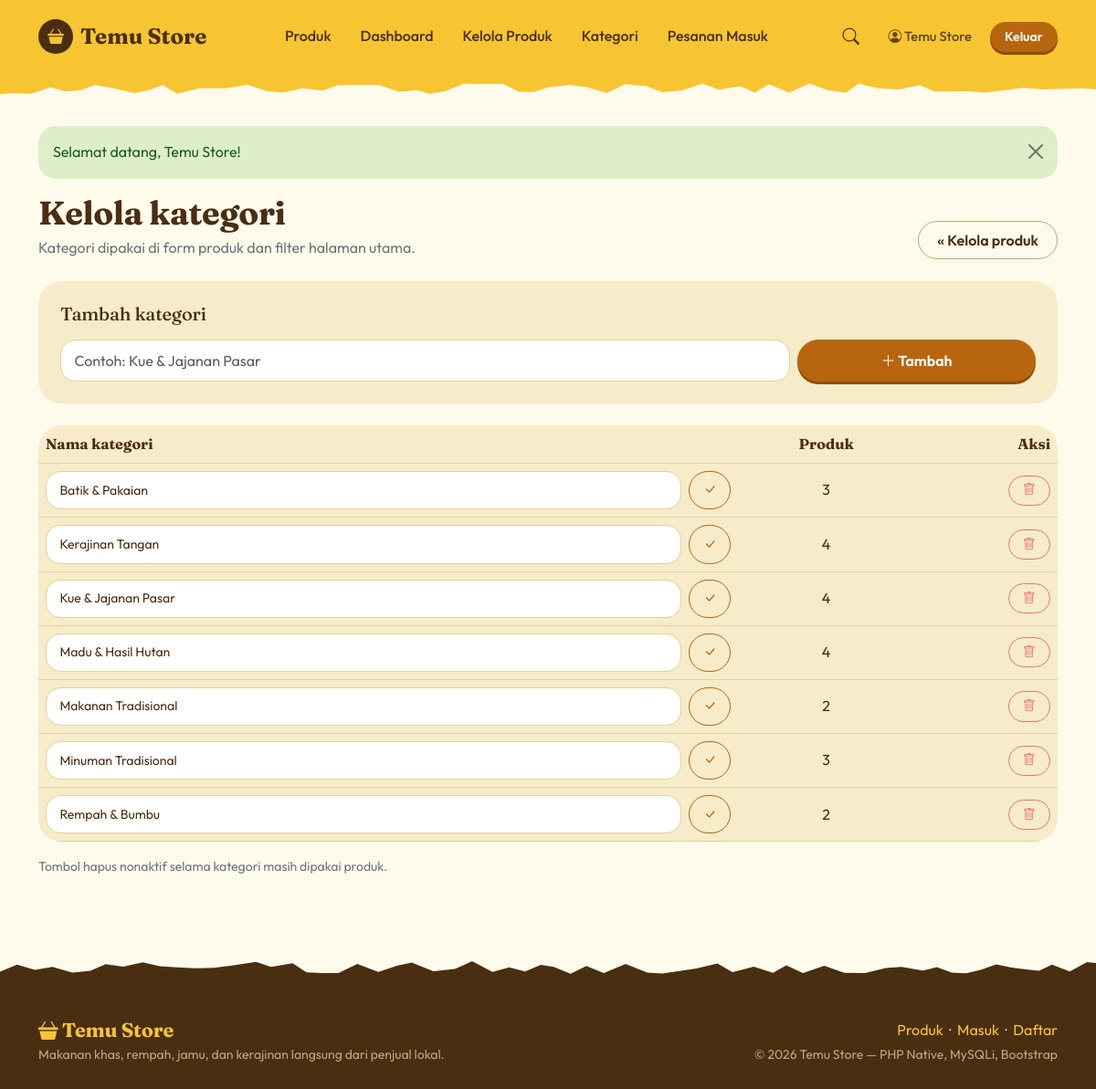
Screenshot of /marketplace/penjual/kategori.php (signed in) with the database file from the repository.
### tables this page shows
CREATE TABLE `kategori` (
  `id_kategori` int(10) UNSIGNED NOT NULL,
  `nama_kategori` varchar(60) NOT NULL
);

### marketplace/includes/functions.php (called while the page is built, shortened)
<?php
function e($teks): string
{
    return htmlspecialchars((string)$teks, ENT_QUOTES, 'UTF-8');
}
function url(string $path = ''): string
{
    return BASE_URL . '/' . ltrim($path, '/');
}

### marketplace/penjual/kategori.php (the view, shortened to what this page needs)
<?php
require_once __DIR__ . '/../includes/header.php';
$daftar = $koneksi->query(
    'SELECT k.id_kategori, k.nama_kategori, COUNT(p.id_produk) AS jml
     FROM kategori k LEFT JOIN produk p ON p.id_kategori = k.id_kategori
     GROUP BY k.id_kategori, k.nama_kategori ORDER BY k.nama_kategori'
)->fetch_all(MYSQLI_ASSOC);
?>
<div class="d-flex flex-wrap justify-content-between align-items-end gap-3 mb-4">
    <div>
        <h1 class="mb-1" style="font-size:clamp(1.7rem,3vw,2.3rem)">Kelola kategori</h1>
        <p class="text-secondary mb-0">Kategori dipakai di form produk dan filter halaman utama.</p>
    </div>
    <a class="btn btn-outline-secondary" href="<?= e(url('penjual/produk.php')) ?>">&laquo; Kelola produk</a>
</div>
<div class="card mb-4"><div class="card-body p-4">
    <h2 class="h5 mb-3">Tambah kategori</h2>
    <form method="post" class="row g-2">
        <div class="col-md-8 col-lg-9">
            <input type="text" id="nama_baru" name="nama_kategori" class="form-control" maxlength="60" placeholder="Contoh: Kue &amp; Jajanan Pasar" required>
        </div>
        <div class="col-md-4 col-lg-3 d-grid"><button class="btn btn-brand"><i class="bi bi-plus-lg"></i> Tambah</button></div>
    </form>
</div></div>
<div class="card"><div class="table-responsive">
<table class="table align-middle mb-0">
    <thead><tr><th>Nama kategori</th><th class="text-center">Produk</th><th class="text-end">Aksi</th></tr></thead>
    <tbody>
    <?php foreach ($daftar as $k): ?>
        <tr>
            <td style="min-width:240px">
                <form method="post" class="d-flex gap-2">
                    <input type="text" name="nama_kategori" class="form-control form-control-sm" maxlength="60" value="<?= e($k['nama_kategori']) ?>" aria-label="Nama kategori" required>
                    <button class="btn btn-sm btn-outline-primary" title="Simpan nama" aria-label="Simpan nama <?= e($k['nama_kategori']) ?>"><i class="bi bi-check-lg"></i></button>
                </form>
            </td>
            <td class="text-center"><?= (int)$k['jml'] ?></td>
            <td class="text-end">
                <form method="post" class="d-inline" onsubmit="return confirm('Hapus kategori ini?')">
                    <button class="btn btn-sm btn-outline-danger" title="Hapus" aria-label="Hapus <?= e($k['nama_kategori']) ?>" <?= (int)$k['jml'] > 0 ? 'disabled' : '' ?>><i class="bi bi-trash"></i></button>
                </form>
            </td>
        </tr>
    <?php endforeach; ?>
    </tbody>
</table></div></div>
<p class="small text-secondary mt-3">Tombol hapus nonaktif selama kategori masih dipakai produk.</p>
<?php require_once __DIR__ . '/../includes/footer.php'; ?>

### marketplace/assets/css/style.css (style rules this page uses)
:root { --butter: #F7C531; --honey: #EDA81C; --cream: #FFF6D8; --page: #FFFBEC; --card: #F6ECC9; --ink: #4A2E12; --ink-soft: #7A5A36; --amber: #B8650F; --amber-dark: #8F4C08; --leaf: #2F7D32; --berry: #D7263D; --bs-body-font-family: "Outfit", "Segoe UI", system-ui, sans-serif; --bs-body-color: var(--ink); --bs-body-bg: var(--page); --bs-link-color: var(--amber); --bs-link-hover-color: var(--amber-dark); --bs-border-color: #E9D9A8; }
body { background: var(--page); color: var(--ink); font-size: 1rem; line-height: 1.6; }
h1, h2, h3, h4, h5, h6, .judul { font-family: "Fraunces", Georgia, "Times New Roman", serif; font-weight: 700; letter-spacing: -.01em; line-height: 1.2; color: var(--ink); }
a { color: var(--amber); }
.btn { border-radius: 999px; font-weight: 600; padding: .5rem 1.25rem; transition: background-color .15s, transform .15s; }
.btn-sm { padding: .32rem .95rem; }
.btn-brand { background: var(--amber); border-color: var(--amber); color: #fff; box-shadow: 0 3px 0 var(--amber-dark); }
.btn-outline-secondary { --bs-btn-color: var(--ink); --bs-btn-border-color: #C9A66B; --bs-btn-hover-bg: var(--ink); --bs-btn-hover-border-color: var(--ink); --bs-btn-hover-color: #fff; --bs-btn-active-bg: var(--ink); --bs-btn-active-border-color: var(--ink); }
.btn-outline-primary { --bs-btn-color: var(--amber); --bs-btn-border-color: var(--amber); --bs-btn-hover-bg: var(--amber); --bs-btn-hover-border-color: var(--amber); --bs-btn-active-bg: var(--amber-dark); --bs-btn-active-border-color: var(--amber-dark); }
.btn-outline-danger { --bs-btn-color: var(--berry); --bs-btn-border-color: var(--berry); --bs-btn-hover-bg: var(--berry); --bs-btn-hover-border-color: var(--berry); }
.card { background: var(--card); border: 0; border-radius: 1.6rem; box-shadow: none !important; }
.form-control, .form-select { background-color: #fff; border: 1.5px solid #E4D3A0; border-radius: 1rem; padding: .6rem .9rem; color: var(--ink); }
.table { --bs-table-bg: transparent; --bs-table-color: var(--ink); --bs-table-hover-bg: rgba(247, 197, 49, .18); --bs-table-border-color: #E4D3A0; }
.table thead th { font-family: "Fraunces", Georgia, serif; font-weight: 700; }
.card .table-responsive { border-radius: 1.6rem; }

### rows the page displays
kategori: nama_kategori "Batik & Pakaian", jml "3"
kategori: nama_kategori "Kerajinan Tangan", jml "4"
kategori: nama_kategori "Kue & Jajanan Pasar", jml "4"
kategori: nama_kategori "Madu & Hasil Hutan", jml "4"
kategori: nama_kategori "Makanan Tradisional", jml "2"
kategori: nama_kategori "Minuman Tradisional", jml "3"
kategori: nama_kategori "Rempah & Bumbu", jml "2"

### other values shown
$user['nama'] "Temu Store"
$flash['pesan'] "Selamat datang, Temu Store!"
